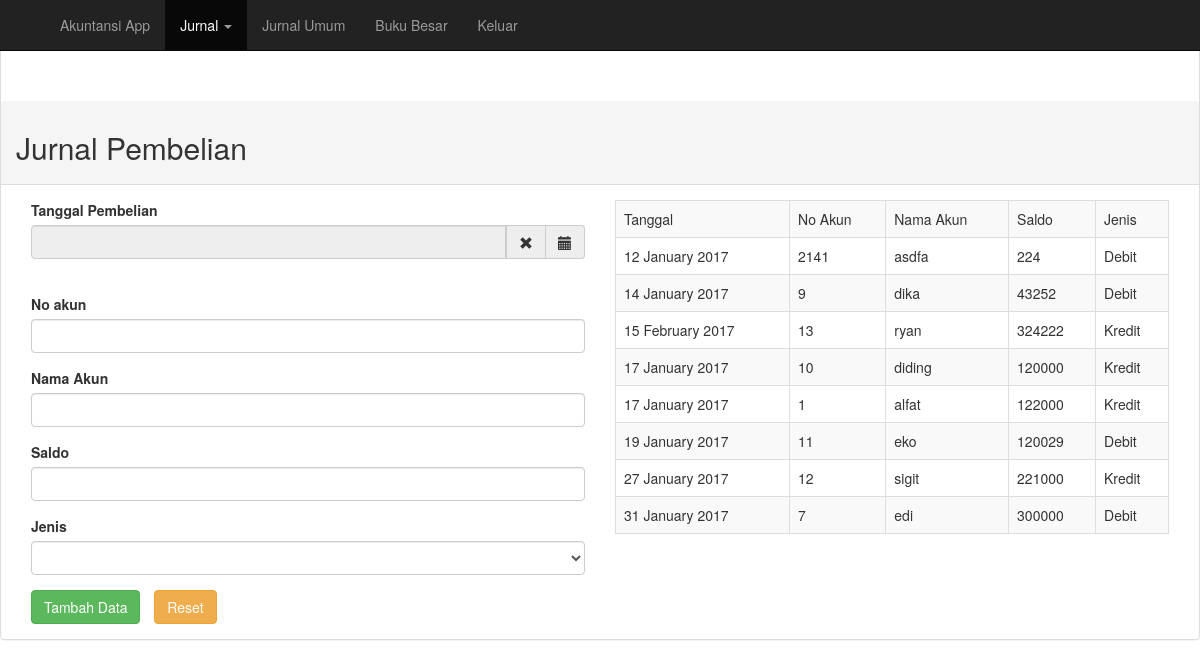
Screenshot of /jurnalPembelian.php (signed in) with the database file from the repository.
### tables this page shows
CREATE TABLE `jurnalpembelian` (
  `id` int(11) NOT NULL,
  `tgl_pembelian` varchar(20) NOT NULL,
  `no_akun` int(4) NOT NULL,
  `nama_akun` varchar(40) NOT NULL,
  `saldo` int(7) NOT NULL,
  `jenis` varchar(10) NOT NULL
);

### jurnalPembelian.php (the view, shortened to what this page needs)
<?php
    include "koneksi.php";
    if (@$_SESSION['admin'] || @$_SESSION['accounting']) {
 ?>
<!DOCTYPE html>
<html>
<head>
    <link rel="stylesheet" href="./bootstrap/css/bootstrap.min.css">
    <link rel="stylesheet" href="./css/bootstrap-datetimepicker.min.css">
</head>
<body>
    <div class="navbar navbar-inverse navbar-fixed-top" role="navigation">
    <div class="container">
            <div class="navbar-collapse collapse">
                <ul class="nav navbar-nav">
                    <li class="dropdown">
                        <a href="index.php" class="dropdown" data-toggle="dropdown">Akuntansi App</a>
                    </li>
                    <li class="dropdown active">
                        <a href="#" class="dropdown-toggle" data-toggle="dropdown">Jurnal <span class="caret"></span></a>
                    </li>
                    <li class="">
                        <a href="jurnalUmum.php" class="dropdown-toggle">Jurnal Umum </a>
                    </li>
                    <li class="">
                        <a href="bukuBesar.php" class="dropdown-toggle">Buku Besar </a>
                    </li>
                    <li class="">
                        <a href="logout.php" class="dropdown-toggle">Keluar </a>
                    </li>
                </ul>
            </div>
    </div>
</div>
    <div class="panel panel-default" style="padding-top: 100px">
        <div class="panel-heading">
            <h2>Jurnal Pembelian</h2>
        </div>
        <div class="panel-body">
        <div class="col-md-6">
            <div class="form-group">
            <form action="proses.php" method="POST" accept-charset="utf-8">
                <label for="dtp_input2" class="control-label">Tanggal Pembelian</label>
                <div class="input-group date form_date" data-date="" data-date-format="dd MM yyyy" data-link-field="dtp_input2" data-link-format="yyyy-mm-dd">
                    <input class="form-control" name="tanggal" type="text" value="" readonly>
                    <span class="input-group-addon"><span class="glyphicon glyphicon-remove"></span></span>
                    <span class="input-group-addon"><span class="glyphicon glyphicon-calendar"></span></span>
                </div>
                <input type="hidden" id="dtp_input2" value="" /><br/>
            </div>
            <div class="form-group">
              <label for="nbr">No akun </label>
              <input type="number" name="nomor" class="form-control" id="nbr">
            </div>
            <div class="form-group">
              <label for="usr">Nama Akun</label>
              <input type="text" name="akun_user" class="form-control" id="usr">
            </div>
            <div class="form-group">
              <label for="number_saldo">Saldo </label>
              <input type="number" name="saldo" class="form-control" id="number_saldo">
            </div>
            <div class="form-group">
              <label for="jenis_debt">Jenis </label>
                    <select name="jenis_debt" class="form-control" id="sel1">
                    <option></option>
                    <option>Debit</option>
                </select>
            </div>
            <input type="submit" name="tambahdata" value="Tambah Data" class="btn btn-success">
            <input style="margin-left: 10px" type="reset" value="Reset" class="btn btn-warning">
        </div>
        <div class="col-md-6">
               <table class = "table table-bordered table-striped">
        <tr>
        <td>Tanggal</td>
        <td>No Akun</td>
        <td>Nama Akun</td>
        <td>Saldo</td>
        <td>Jenis</td>
        </tr>
        <?php
        $sql = mysqli_query($koneksi, "SELECT * FROM jurnalpembelian ORDER BY tgl_pembelian ASC") or die(mysqli_error());
        while ($data = mysqli_fetch_array($sql)){
            echo "
                    <tr>
                    <td>$data[tgl_pembelian]</td>
                    <td>$data[no_akun]</td>
                    <td>$data[nama_akun]</td>
                    <td>$data[saldo]</td>
                    <td>$data[jenis]</td>
                    </tr>";
                    };
                    ?>
                    </table>
        </div>
    </div>
</body>
</html>
<?php
}else{
        header("location:index.php");
}
?>

### rows the page displays
jurnalpembelian: tgl_pembelian "12 January 2017", no_akun "2141", nama_akun "asdfa", saldo "224", jenis "Debit"
jurnalpembelian: tgl_pembelian "14 January 2017", no_akun "9", nama_akun "dika", saldo "43252", jenis "Debit"
jurnalpembelian: tgl_pembelian "15 February 2017", no_akun "13", nama_akun "ryan", saldo "324222", jenis "Kredit"
jurnalpembelian: tgl_pembelian "17 January 2017", no_akun "10", nama_akun "diding", saldo "120000", jenis "Kredit"
jurnalpembelian: tgl_pembelian "17 January 2017", no_akun "1", nama_akun "alfat", saldo "122000", jenis "Kredit"
jurnalpembelian: tgl_pembelian "19 January 2017", no_akun "11", nama_akun "eko", saldo "120029", jenis "Debit"
jurnalpembelian: tgl_pembelian "27 January 2017", no_akun "12", nama_akun "sigit", saldo "221000", jenis "Kredit"
jurnalpembelian: tgl_pembelian "31 January 2017", no_akun "7", nama_akun "edi", saldo "300000", jenis "Debit"
